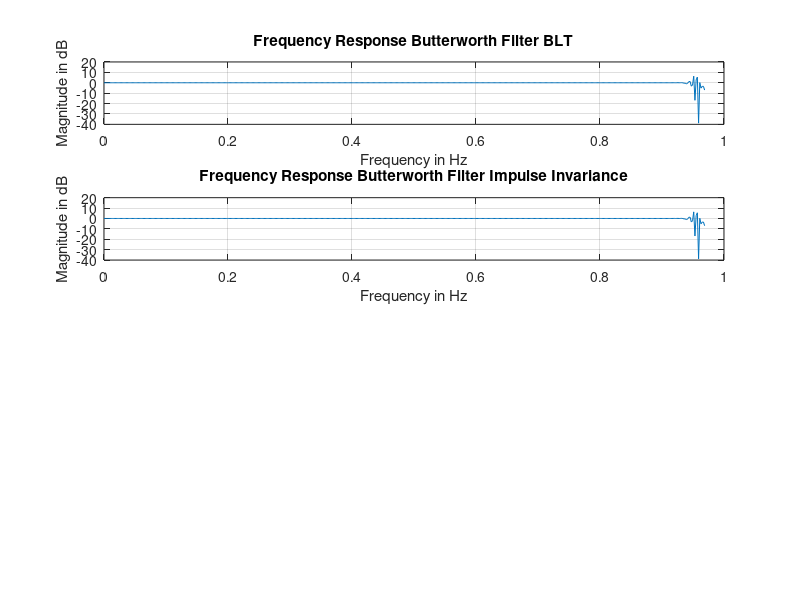

MATLAB code to generate this figure:
clc; 
clear all; 
close all;

rp = 1; %Pass-band attenuation
rs = 30; %Stop-band attenuation
wp = 30; %Frequency should be in rad/sec 
ws = 40;

T = 0.1;

[n_b,wp_b] = buttord(wp,ws,rp,rs,'s');  % Gives mimimum order of filter
[b_b,a_b] = butter(n_b,wp,'low','s');

% Transformation from analog to digital using Bilinear Transformation
[bbz, abz] = bilinear(b_b,a_b,1/T);
[Hbbd, wbbd] = freqz(bbz,abz); % Digital freq. response 

% Transformation from analog to digital using Impulse Invariance
[bbzi, abzi] = impinvar(b_b,a_b,1/T);
[Hbbdi, wbbdi] = freqz(bbz,abz); % Digital freq. response 




subplot(4,1,1)
plot(wbbd/(pi), 20*log10(abs(Hbbd))), grid on; 
title('Frequency Response Butterworth Filter BLT');
xlabel(' Frequency in Hz '),ylabel(' Magnitude in dB ');

subplot(4,1,2)
plot(wbbdi/(pi), 20*log10(abs(Hbbdi))), grid on; 
title('Frequency Response Butterworth Filter Impulse Invariance');
xlabel(' Frequency in Hz '),ylabel(' Magnitude in dB ');
